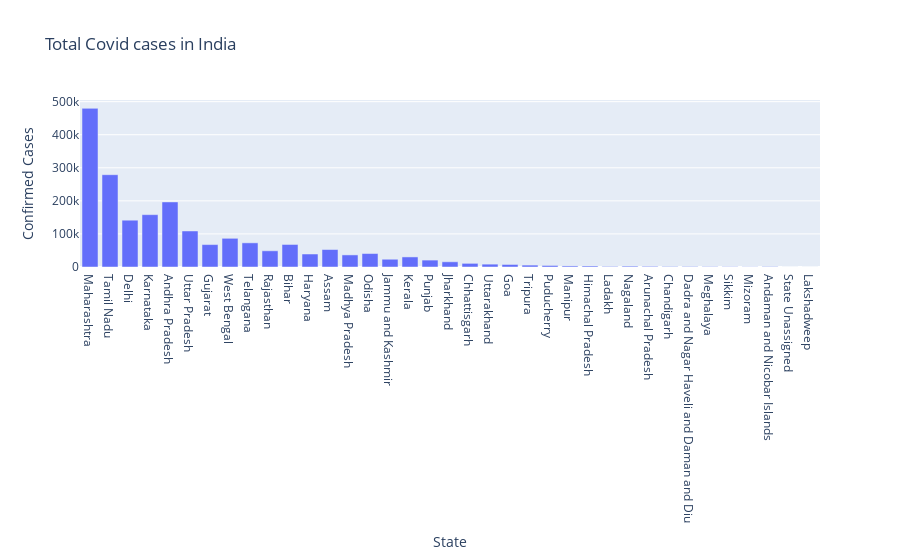

Here is the notebook cell this chart was saved with:
### Code cell
#------- plotly through object

fig = go.Figure()
fig.add_trace(go.Bar(x = df['State'], y= df['Confirmed']))
fig.update_layout(title = 'Total Covid cases in India', xaxis = dict(title = 'State'), yaxis = dict(title='Confirmed Cases'))

### Figure 1 — Plotly figure (JSON) as saved in the notebook; plotly's stock layout.template omitted (floating-point values rounded to 4 significant figures)
{"data": [{"type": "bar", "x": ["Maharashtra", "Tamil Nadu", "Delhi", "Karnataka", "Andhra Pradesh", "Uttar Pradesh", "Gujarat", "West Bengal", "Telangana", "Rajasthan", "Bihar", "Haryana", "Assam", "Madhya Pradesh", "Odisha", "Jammu and Kashmir", "Kerala", "Punjab", "Jharkhand", "Chhattisgarh", "Uttarakhand", "Goa", "Tripura", "Puducherry", "Manipur", "Himachal Pradesh", "Ladakh", "Nagaland", "Arunachal Pradesh", "Chandigarh", "Dadra and Nagar Haveli and Daman and Diu", "Meghalaya", "Sikkim", "Mizoram", "Andaman and Nicobar Islands", "State Unassigned", "Lakshadweep"], "y": [479779, 279144, 141531, 158254, 196789, 108974, 67811, 86754, 73050, 48996, 68148, 39303, 52818, 36564, 40717, 23454, 30449, 20891, 15756, 11020, 8623, 7614, 5740, 4621, 3217, 3047, 1595, 2580, 1948, 1327, 1415, 990, 829, 538, 1123, 0, 0]}], "layout": {"title": {"text": "Total Covid cases in India"}, "xaxis": {"title": {"text": "State"}}, "yaxis": {"title": {"text": "Confirmed Cases"}}}}
